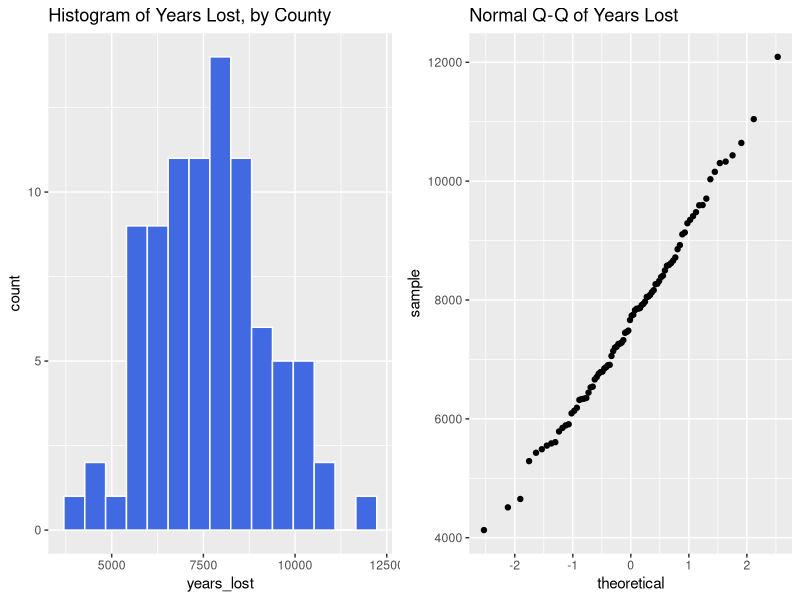
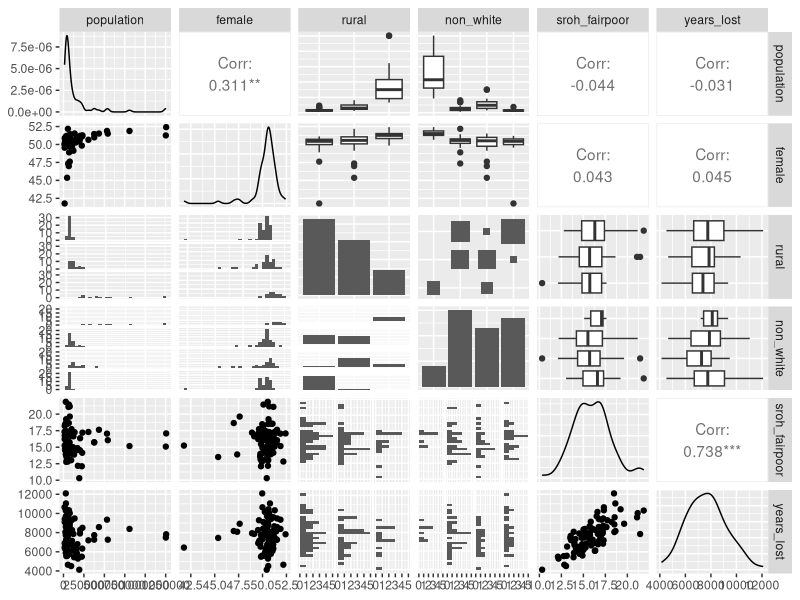
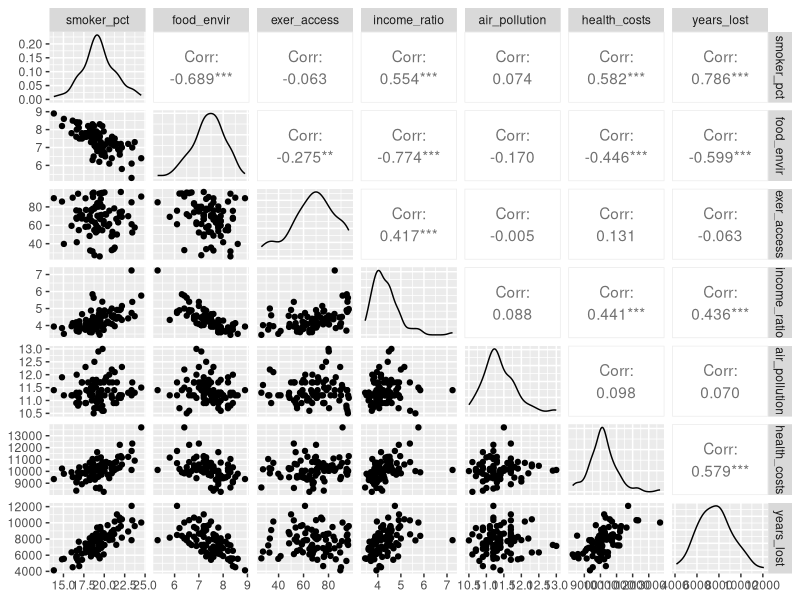

Generate these figures, in order, with R: (Note: this script raises an error after producing the figures.)
## ---- chunk 1
knitr::opts_chunk$set(comment=NA)
options(width = 60)
## ---- chunk 2
library(skimr); library(broom); library(car)
library(modelr); library(leaps)
library(tidyverse)

oh_count <- read.csv("data/counties2017a.csv") %>% tbl_df()
## ---- chunk 3
p1 <- ggplot(oh_count, aes(years_lost)) +
    geom_histogram(bins = 15, fill = "royalblue", col = "white") +
    labs(title = "Histogram of Years Lost, by County")
p2 <- ggplot(oh_count, aes(sample = years_lost)) +
    geom_qq() +
    labs(title = "Normal Q-Q of Years Lost")

gridExtra::grid.arrange(p1, p2, nrow = 1)
## ---- chunk 4
GGally::ggpairs(oh_count, columns = c(5:9, 4))
## ---- chunk 5
GGally::ggpairs(oh_count, columns = c(10:15, 4))
## ---- chunk 6
m_ks <- lm(years_lost ~ population + female + rural +
               non_white + sroh_fairpoor + smoker_pct +
               food_envir + exer_access + income_ratio +
               air_pollution + health_costs, 
           data = oh_count)

glance(m_ks) %>% select(r.squared, adj.r.squared)
## ---- chunk 7
boxCox(m_ks)
## ---- chunk 8
plot(Hmisc::spearman2(years_lost ~ population + female + 
                          rural + non_white + 
                          sroh_fairpoor + smoker_pct +
                          food_envir + exer_access + 
                          income_ratio + air_pollution + 
                          health_costs, data = oh_count))
## ---- chunk 9
bs_preds <- with(oh_count, cbind(population, female, rural, 
                              non_white, sroh_fairpoor, 
                              smoker_pct, food_envir, 
                              exer_access, income_ratio, 
                              air_pollution, health_costs))
## ---- chunk 10
bs_subs <- regsubsets(bs_preds, 
                      y = oh_count$years_lost, 
                      nvmax = 8)
bs_mods <- summary(bs_subs)
## ---- chunk 11
bs_mods$rsq
## ---- chunk 12
bs_mods$adjr2
## ---- chunk 13
bs_winners <- tbl_df(bs_mods$which)
bs_winners$k <- 2:9 ## in general, this is 2:(nvmax + 1)
bs_winners$r2 <- bs_mods$rsq
bs_winners$adjr2 <- bs_mods$adjr2
bs_winners$cp <- bs_mods$cp
bs_winners$bic <- bs_mods$bic
## ---- chunk 14
temp.n <- nrow(oh_count)
temp.inputs <- 9 ## nvmax + 1
    
bs_mods$aic.corr <- temp.n*log(bs_mods$rss / temp.n) + 
    2*(2:temp.inputs) +
    (2 * (2:temp.inputs) * ((2:temp.inputs)+1) / 
         (temp.n - (2:temp.inputs) - 1))

bs_winners$aic.corr <- bs_mods$aic.corr
## ---- chunk 15
head(bs_winners, 2)
## ---- chunk 16
p1 <- ggplot(bs_winners, aes(x = k, y = adjr2, 
                       label = round(adjr2,2))) +
    geom_line() +
    geom_label() +
    geom_label(data = subset(bs_winners, 
                             adjr2 == max(adjr2)),
               aes(x = k, y = adjr2, label = round(adjr2,2)), 
               fill = "yellow", col = "blue") +
    theme_bw() +
    scale_x_continuous(breaks = 2:9) +
    labs(x = "# of predictors (including intercept)",
         y = "Adjusted R-squared")
## ---- chunk 17
ggplot(bs_winners, aes(x = k, y = adjr2, 
                       label = round(adjr2,2))) +
    geom_line() +
    geom_label() +
    geom_label(data = subset(bs_winners, 
                             adjr2 == max(adjr2)),
               aes(x = k, y = adjr2, label = round(adjr2,2)), 
               fill = "yellow", col = "blue") +
    theme_bw() +
    scale_x_continuous(breaks = 2:9) +
    labs(x = "# of predictors (including intercept)",
         y = "Adjusted R-squared")
## ---- chunk 18
p2 <- ggplot(bs_winners, aes(x = k, y = cp, 
                             label = round(cp,1))) +
    geom_line() +
    geom_label() +
    geom_abline(intercept = 0, slope = 1, 
                col = "red") +
    theme_bw() +
    scale_x_continuous(breaks = 2:9) +
    labs(x = "# of predictors (including intercept)",
         y = "Mallows' Cp")
## ---- chunk 19
ggplot(bs_winners, aes(x = k, y = cp, 
                       label = round(cp,1))) +
    geom_line() +
    geom_label() +
    geom_abline(intercept = 0, slope = 1, 
                col = "red") +
    theme_bw() +
    scale_x_continuous(breaks = 2:9) +
    labs(x = "# of predictors (including intercept)",
         y = "Mallows' Cp")
## ---- chunk 20
p3 <- ggplot(bs_winners, aes(x = k, y = aic.corr, 
                             label = round(aic.corr,1))) +
    geom_line() +
    geom_label() +
    geom_label(data = subset(bs_winners, 
                             aic.corr == min(aic.corr)),
               aes(x = k, y = aic.corr), 
               fill = "pink", col = "red") +
    theme_bw() +
    scale_x_continuous(breaks = 2:9) +
    labs(x = "# of predictors (including intercept)",
         y = "Bias-Corrected AIC")
## ---- chunk 21
ggplot(bs_winners, aes(x = k, y = aic.corr, 
                             label = round(aic.corr,1))) +
    geom_line() +
    geom_label() +
    geom_label(data = subset(bs_winners, 
                             aic.corr == min(aic.corr)),
               aes(x = k, y = aic.corr), 
               fill = "pink", col = "red") +
    theme_bw() +
    scale_x_continuous(breaks = 2:9) +
    labs(x = "# of predictors (including intercept)",
         y = "Bias-Corrected AIC")
## ---- chunk 22
p4 <- ggplot(bs_winners, aes(x = k, y = bic, 
                             label = round(bic,1))) +
    geom_line() +
    geom_label() +
    geom_label(data = subset(bs_winners, bic == min(bic)),
               aes(x = k, y = bic), 
               fill = "lightgreen", col = "blue") +
    theme_bw() +
    scale_x_continuous(breaks = 2:9) +
    labs(x = "# of predictors (including intercept)",
         y = "BIC")
## ---- chunk 23
ggplot(bs_winners, aes(x = k, y = bic, 
                             label = round(bic,1))) +
    geom_line() +
    geom_label() +
    geom_label(data = subset(bs_winners, bic == min(bic)),
               aes(x = k, y = bic), 
               fill = "lightgreen", col = "blue") +
    theme_bw() +
    scale_x_continuous(breaks = 2:9) +
    labs(x = "# of predictors (including intercept)",
         y = "BIC")
## ---- chunk 24
gridExtra::grid.arrange(p1, p2, p3, p4, nrow = 2)
## ---- chunk 25
m3 <- lm(years_lost ~ smoker_pct + health_costs,
         data = oh_count)
m5 <- lm(years_lost ~ smoker_pct + health_costs +
             food_envir + income_ratio, data=oh_count)
m8 <- lm(years_lost ~ smoker_pct + health_costs +
              food_envir + income_ratio + female + 
             exer_access + sroh_fairpoor, data=oh_count)
## ---- chunk 26
anova(m3, m5, m8)
## ---- chunk 27
a <- AIC(m3, m5, m8)
b <- BIC(m3, m5, m8); b$model <- row.names(b)
left_join(a, b)
## ---- chunk 28
set.seed(432012)

cv_3 <- oh_count %>%
  crossv_kfold(k = 10) %>%
  mutate(model = map(train, ~ lm(years_lost ~ 
                     smoker_pct + health_costs, data = .)))

cv3_pred <- cv_3 %>%
  unnest(map2(model, test, ~ augment(.x, newdata = .y)))

cv3_res <- cv3_pred %>%
  summarize(Model = "3",
            RMSE = sqrt(mean((years_lost - .fitted) ^2)),
            MAE = mean(abs(years_lost - .fitted)))
## ---- chunk 29
set.seed(432013)

cv_5 <- oh_count %>%
  crossv_kfold(k = 10) %>%
  mutate(model = map(train, ~ lm(years_lost ~ 
                     smoker_pct + health_costs +
                     food_envir + income_ratio, data = .)))

cv5_pred <- cv_5 %>%
  unnest(map2(model, test, ~ augment(.x, newdata = .y)))

cv5_res <- cv5_pred %>%
  summarize(Model = "5",
            RMSE = sqrt(mean((years_lost - .fitted) ^2)),
            MAE = mean(abs(years_lost - .fitted)))
## ---- chunk 30
set.seed(432014)

cv_8 <- oh_count %>%
  crossv_kfold(k = 10) %>%
  mutate(model = map(train, ~ lm(years_lost ~ 
                     smoker_pct + health_costs +
                     food_envir + income_ratio +
                     female + exer_access +
                     sroh_fairpoor, data = .)))

cv8_pred <- cv_8 %>%
  unnest(map2(model, test, ~ augment(.x, newdata = .y)))

cv8_res <- cv8_pred %>%
  summarize(Model = "8",
            RMSE = sqrt(mean((years_lost - .fitted) ^2)),
            MAE = mean(abs(years_lost - .fitted)))
## ---- chunk 31
bind_rows(cv3_res, cv5_res, cv8_res)
## ---- chunk 32
m3 <- lm(years_lost ~ smoker_pct + health_costs, 
         data = oh_count)

arm::display(m3)
## ---- chunk 33
glance(m3) %>% print.data.frame
## ---- chunk 34
par(mfrow = c(1,2)); plot(m3, which = c(1, 5))
